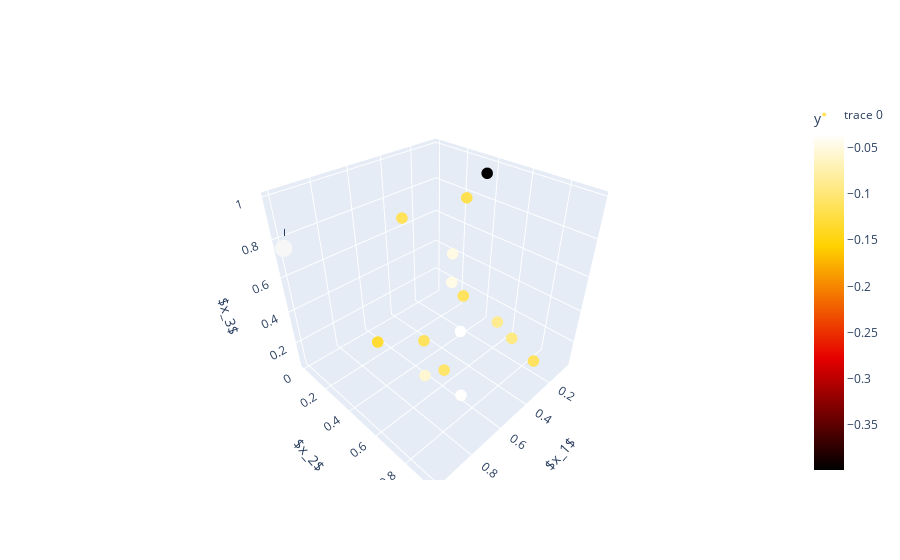

Notebook code cell kept with this figure:
### Markdown cell above
### Visualisation

### Code cell
# Depedencies,
import numpy as np
import matplotlib.pyplot as plt
import plotly.graph_objects as go
%matplotlib notebook

# SKOPT imports,
from skopt import gp_minimize
from skopt.space import Real
from skopt.learning import GaussianProcessRegressor
from skopt.learning.gaussian_process.kernels import Matern, ConstantKernel, WhiteKernel
from skopt import Optimizer
from joblib import dump, load

# Loading known evaluations,
X, y = np.load("initial_inputs.npy"), np.load("initial_outputs.npy")

# New evaluations,
X_new = [[1.000000, 0.000000, 0.757704]]
y_new = [-0.18261050571644452]

# Concatenating,
X = np.concatenate((X, X_new), axis=0)
y = np.concatenate((y, y_new), axis=0)

# Visualising,
fig = go.Figure(
    data=go.Scatter3d(
        x=X.T[0],
        y=X.T[1],
        z=X.T[2],
        mode="markers",
        marker=dict(
            size=4,
            color=y,
            colorscale="Hot",
            colorbar=dict(title="y")
        )
    )
)

fig.update_layout(
    scene=dict(
        xaxis_title="$x_1$",
        yaxis_title="$x_2$",
        zaxis_title="$x_3$"
    )
)

fig.add_trace(
    go.Scatter3d(
        x=[x[0] for x in X_new],
        y=[x[1] for x in X_new],
        z=[x[2] for x in X_new],
        mode="markers+text",
        text=[str(i+1) for i in range(len(X_new))],
        textposition="top center",
        marker=dict(
            size=6,
            color=y_new
        ),
        showlegend=False
    )
)

fig.show()

### Figure 1 — Plotly figure (JSON) as saved in the notebook; plotly's stock layout.template omitted (floating-point values rounded to 4 significant figures)
{"data": [{"marker": {"color": [-0.1121, -0.08796, -0.1114, -0.03484, -0.04801, -0.1106, -0.3989, -0.1139, -0.1315, -0.09419, -0.04695, -0.106, -0.118, -0.03638, -0.05676, -0.1826], "colorbar": {"title": {"text": "y"}}, "colorscale": [[0, "rgb(0,0,0)"], [0.3333, "rgb(230,0,0)"], [0.6667, "rgb(255,210,0)"], [1, "rgb(255,255,255)"]], "size": 4}, "mode": "markers", "type": "scatter3d", "x": [0.1715, 0.2421, 0.5349, 0.4926, 0.1346, 0.3455, 0.1518, 0.6455, 0.7469, 0.1705, 0.2205, 0.666, 0.04681, 0.6001, 0.966, 1], "y": [0.3439, 0.6441, 0.3985, 0.6116, 0.2199, 0.9414, 0.44, 0.3971, 0.2842, 0.697, 0.2978, 0.672, 0.2314, 0.7251, 0.8611, 0], "z": [0.2487, 0.2724, 0.1734, 0.3402, 0.4582, 0.2694, 0.9909, 0.9198, 0.2263, 0.1492, 0.3436, 0.2463, 0.7706, 0.06609, 0.5668, 0.7577]}, {"marker": {"color": [-0.1826], "size": 6}, "mode": "markers+text", "showlegend": false, "text": ["1"], "textposition": "top center", "type": "scatter3d", "x": [1], "y": [0], "z": [0.7577]}], "layout": {"scene": {"xaxis": {"title": {"text": "$x_1$"}}, "yaxis": {"title": {"text": "$x_2$"}}, "zaxis": {"title": {"text": "$x_3$"}}}}}
